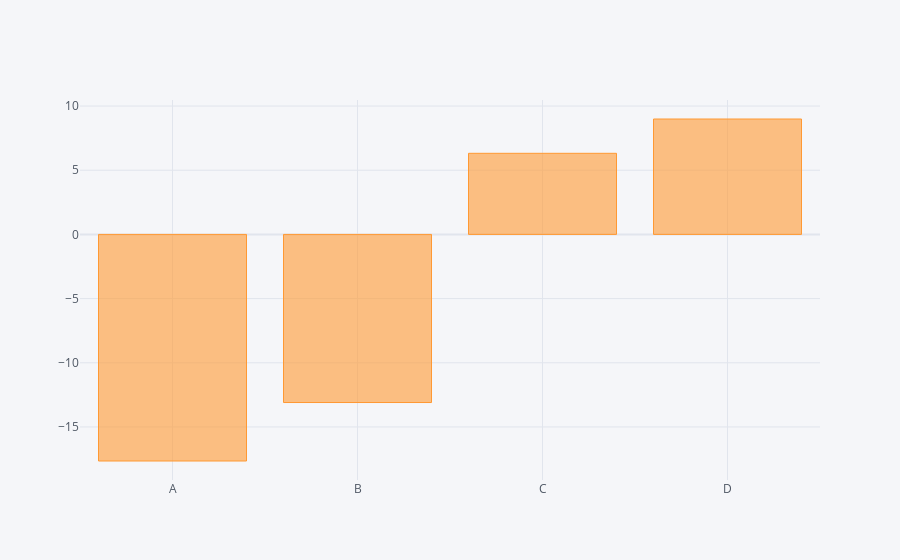

Notebook source saved alongside this figure:
### Code cell
df.sum().iplot(kind='bar')

### Figure 1 — Plotly figure (JSON) as saved in the notebook; plotly's stock layout.template omitted (floating-point values rounded to 4 significant figures)
{"data": [{"marker": {"color": "rgba(255, 153, 51, 0.6)", "line": {"color": "rgba(255, 153, 51, 1.0)", "width": 1}}, "name": "None", "orientation": "v", "text": "", "type": "bar", "x": ["A", "B", "C", "D"], "y": [-17.65, -13.1, 6.32, 8.992]}], "layout": {"legend": {"bgcolor": "#F5F6F9", "font": {"color": "#4D5663"}}, "paper_bgcolor": "#F5F6F9", "plot_bgcolor": "#F5F6F9", "title": {"font": {"color": "#4D5663"}}, "xaxis": {"gridcolor": "#E1E5ED", "showgrid": true, "tickfont": {"color": "#4D5663"}, "title": {"font": {"color": "#4D5663"}, "text": ""}, "zerolinecolor": "#E1E5ED"}, "yaxis": {"gridcolor": "#E1E5ED", "showgrid": true, "tickfont": {"color": "#4D5663"}, "title": {"font": {"color": "#4D5663"}, "text": ""}, "zerolinecolor": "#E1E5ED"}}}
